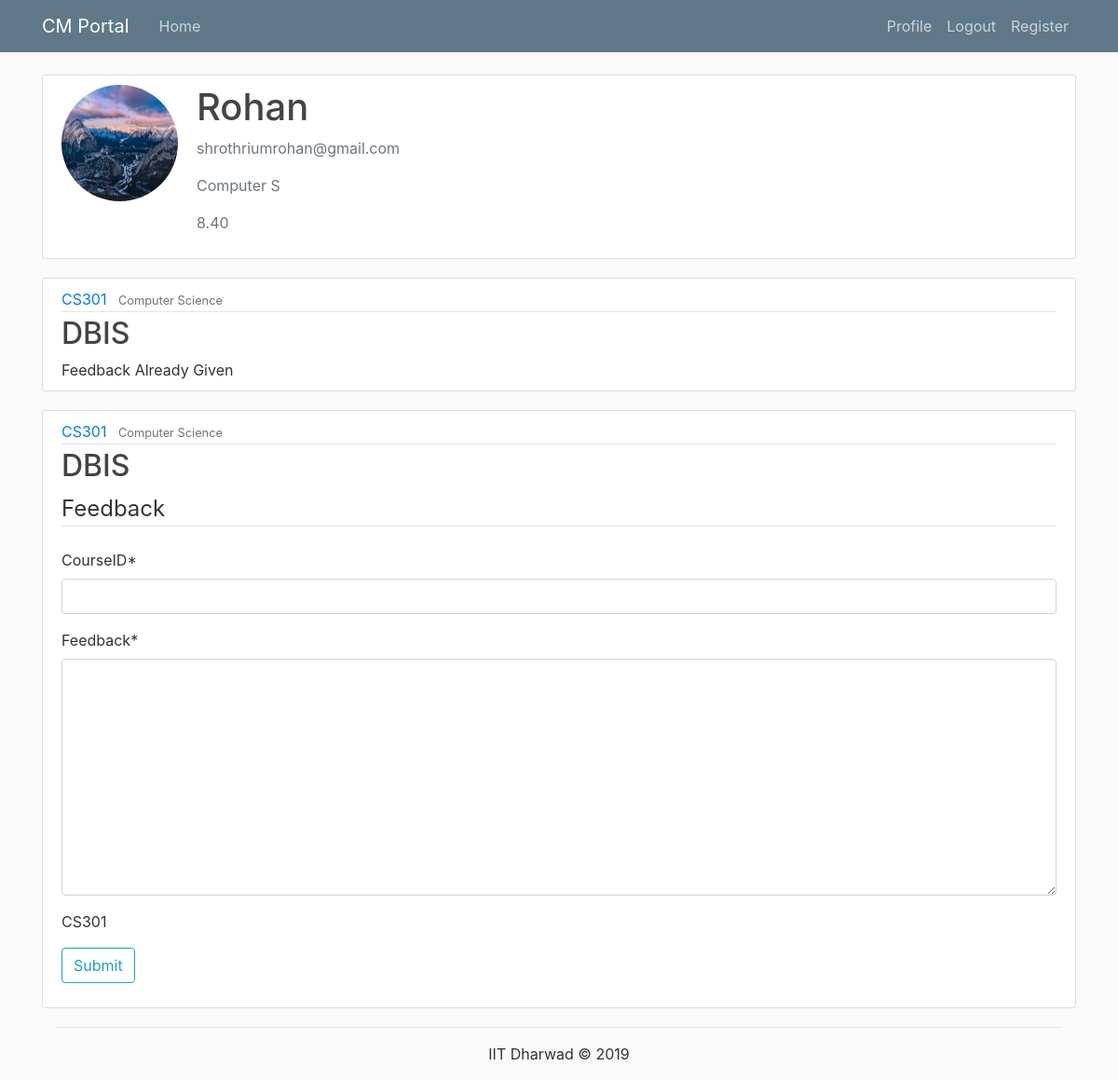
The page /courses/ (signed in) on the database its author committed.
### users/models.py (models this page shows, shortened)
class Profile(models.Model):
    user = models.OneToOneField(User, on_delete=models.CASCADE)
    image = models.ImageField(default='default.jpg', upload_to='profile_pics')
    DepName = models.CharField(max_length=10, default='')
    Cpi = models.DecimalField(max_digits=3, decimal_places=2, default=0)

class TakesCourse(models.Model):
    Course = models.ForeignKey(Course, on_delete=models.CASCADE)
    CourseID = models.CharField(max_length=5, default='')
    Student = models.ForeignKey(User, on_delete = models.CASCADE)
    Year = models.CharField(max_length=4)
    Sem = models.CharField(max_length=6)
    Grade = models.CharField(max_length=2, default='OG')
    FeedbackGiven = models.DecimalField(max_digits=3, decimal_places=2, default=0)

### portal/models.py (models this page shows, shortened)
class Course(models.Model):
    CourseID = models.CharField(max_length=5)
    CourseName = models.TextField()
    DeptName = models.TextField()
    Credits = models.IntegerField()

### users/views.py (the view)
# urls.py: path('courses/', user_views.courses, name='courses'),
def courses(request):
    if request.method == 'POST':
        form = FeedbackForm(request.POST)
        if form.is_valid():
            temp = request.user.takescourse_set.all().filter(CourseID=form.instance.CourseID).first()
            temp.FeedbackGiven = 1
            temp.save()
            form.save()
            return redirect('profile')
    else:
        form = FeedbackForm()
    context = {
        'courses': request.user.takescourse_set.all(),
        'form': form
    }
    return render(request, 'users/courses.html', context)

### users/forms.py
class FeedbackForm(forms.ModelForm):
	class Meta:
		model = Feedback
		fields = ['CourseID', 'Feedback',]

### users/templates/users/courses.html (shortened to what this page needs)
{% extends "portal/base.html" %}
{% load crispy_forms_tags %}
{% block content %}
    <div class="content-section">
      <div class="media">
        <img class="rounded-circle account-img" src="{{ user.profile.image.url }}">
        <div class="media-body">
          <h2 class="account-heading">{{ user.username }}</h2>
          <p class="text-secondary">{{ user.email }}</p>
          <p class="text-secondary">{{ user.profile.DepName }}</p>
          <p class="text-secondary">{{ user.profile.Cpi }}</p>
        </div>
      </div>
    </div>
    {% for course in courses %}
    {% if course.Year == '2019' %}
        <article class="media content-section">
          <div class="media-body">
            <div class="article-metadata">
              <a class="mr-2" href="http://localhost:8000/courses/'{{course.Course.CourseID}}'">{{ course.Course.CourseID }}</a>
              <small class="text-muted">{{ course.Course.DeptName }}</small>
            </div>
            <h2><a class="article-title" href="http://localhost:8000/courses/{{course.Course.CourseID}}">{{ course.Course.CourseName }}</a></h2>
            {% if course.FeedbackGiven == 0 %}
                <div class="form-group">
                    <form method="POST" onsubmit="return confirm('Are you sure you want to enroll?');">
                        <fieldset class="form-group"">
                            <legend class="border-bottom mb-4">Feedback</legend>
                            {{ form|crispy }}
                            <span>{{ course.Course.CourseID }}</span>
                        </fieldset>
                        <div class="form-group">
                            <button class="btn btn-outline-info" type="submit">Submit</button>
                        </div>
                    </form>
                </div>
            {% else %}
                <medium>Feedback Already Given</medium>
            {% endif %}
          </div>
        </article>
    {% endif %}
    {% endfor %}
{% endblock content %}

### portal/static/portal/main.css (style rules this page uses)
body { background: #fafafa; color: #333333; margin-top: 5rem; }
h1, h2, h3, h4, h5, h6 { color: #444444; }
.content-section { background: #ffffff; padding: 10px 20px; border: 1px solid #dddddd; border-radius: 3px; margin-bottom: 20px; }
.article-title { color: #444444; }
.article-metadata { padding-bottom: 1px; margin-bottom: 4px; border-bottom: 1px solid #e3e3e3 }
.account-img { height: 125px; width: 125px; margin-right: 20px; margin-bottom: 16px; }
.account-heading { font-size: 2.5rem; }

### rows shown on the page
TakesCourse: Course.CourseID "CS301", Course.DeptName "Computer Science", Course.CourseName "DBIS", FeedbackGiven "Feedback Already Given"
TakesCourse: Course.CourseID "CS301", Course.DeptName "Computer Science", Course.CourseName "DBIS"

### other values the page prints
{{ user.username }} "Rohan"
{{ user.email }} "shrothriumrohan@gmail.com"
{{ user.profile.DepName }} "Computer S"
{{ user.profile.Cpi }} "8.40"
